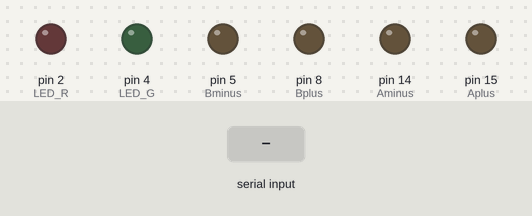
A sketch run on a simulated Arduino Leonardo, built with avr-gcc and run on an emulated ATmega32U4. On the bench: output pins drawn as LEDs (lit = HIGH). The inputs (shaded band) are chosen by the test bench.

Above: at 1.2 s.
1.3 s: "1" received over the second serial link
At 3.1 s:
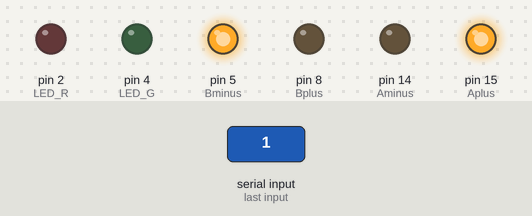
4.3 s: "0" received over the second serial link
At 4.55 s:
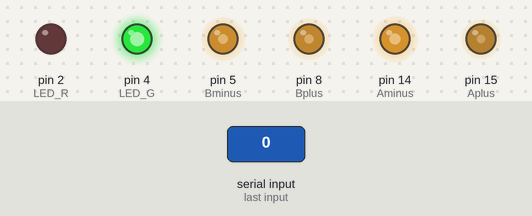
7.3 s: "2" received over the second serial link
At 8.8 s:
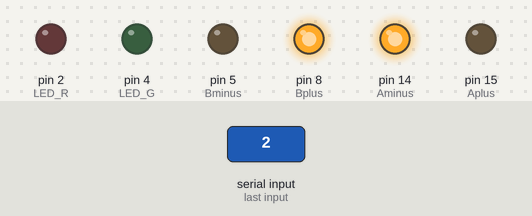
10.3 s: "1" received over the second serial link
At 11.1 s:
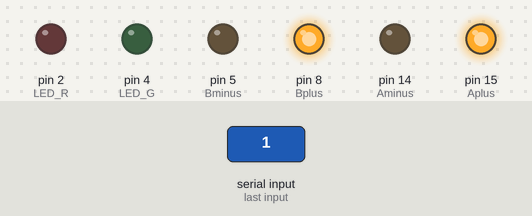
13.3 s: "0" received over the second serial link
At 13.47 s:
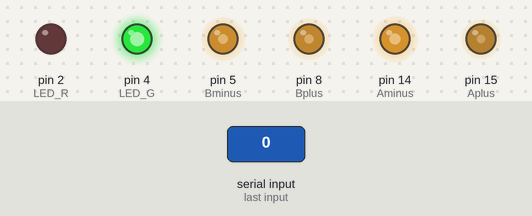
16.3 s: "2" received over the second serial link
At 18.1 s:
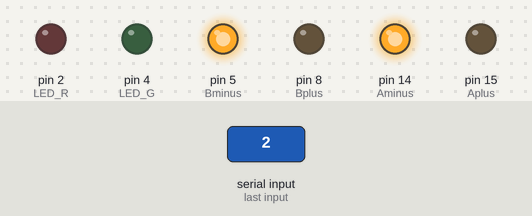
Timing chart, 0 to 19.6 s (numbered marks = the images above; inputs shaded):
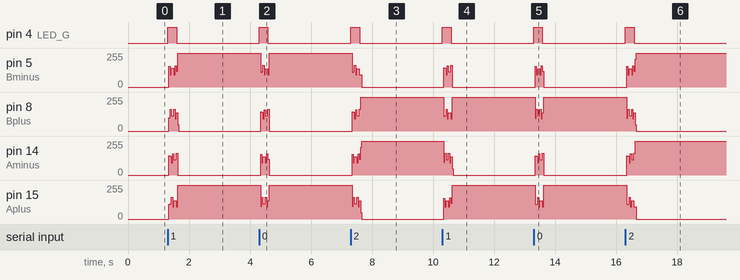

Measured:
- after the input at 1.3 s, pin 4 (LED_G): LOW → HIGH at once, → LOW 0.29 s later; pin 5 (Bminus): 0/255 → 139/255 at once, → 255/255 0.16 s later; pin 8 (Bplus): 0/255 → 116/255 at once, → 0/255 0.16 s later; pin 14 (Aminus): 0/255 → 116/255 at once, → 0/255 0.24 s later; pin 15 (Aplus): 0/255 → 138/255 at once, → 255/255 0.24 s later
- after the input at 4.3 s, pin 4 (LED_G): LOW → HIGH at once, → LOW 0.28 s later; pin 5 (Bminus): 255/255 → 138/255 at once, → 255/255 0.24 s later; pin 8 (Bplus): 0/255 → 116/255 at once, → 0/255 0.24 s later; pin 14 (Aminus): 0/255 → 138/255 at once, → 0/255 0.16 s later; pin 15 (Aplus): 255/255 → 116/255 at once, → 255/255 0.16 s later
- after the input at 7.3 s, pin 4 (LED_G): LOW → HIGH at once, → LOW 0.30 s later; pin 5 (Bminus): 255/255 → 138/255 at once, → 93/255 0.24 s later, → 0/255 0.08 s later
- after the input at 10.3 s, pin 4 (LED_G): LOW → HIGH at once, → LOW 0.29 s later; pin 5 (Bminus): 0/255 → 116/255 at once, → 0/255 0.24 s later; pin 8 (Bplus): 255/255 → 138/255 at once, → 255/255 0.24 s later; pin 14 (Aminus): 255/255 → 116/255 at once, → 0/255 0.16 s later; pin 15 (Aplus): 0/255 → 138/255 at once, → 255/255 0.16 s later
- after the input at 13.3 s, pin 4 (LED_G): LOW → HIGH at once, → LOW 0.28 s later; pin 5 (Bminus): 0/255 → 138/255 at once, → 0/255 0.16 s later
- after the input at 16.3 s, pin 4 (LED_G): LOW → HIGH at once, → LOW 0.30 s later; pin 5 (Bminus): 0/255 → 138/255 at once, → 255/255 0.16 s later

The sketch:

samd11_stepper_2_USART.ino
```cpp
/*
Stepper program.  USART sends number of steps.  Steps at a constant rate.
*/
int Aplus = 15;
int Aminus = 14;
int Bplus = 8;
int Bminus = 5;
int LED_G = 4;
int LED_R = 2;

uint8_t step_num = 1;
uint16_t step_count = 0;
uint8_t pulse_count = 0;

void setup() {
  Serial1.begin(9600);
  pinMode(Aplus, OUTPUT);
  pinMode(Aminus, OUTPUT);
  pinMode(Bplus, OUTPUT);
  pinMode(Bminus, OUTPUT);
  pinMode(LED_G, OUTPUT);
  pinMode(LED_R, OUTPUT);
}

void pulse_0(){
  digitalWrite(Aplus,HIGH);
  digitalWrite(Bplus,HIGH);
}

void pulse_1(){
  digitalWrite(Aminus,HIGH);
  digitalWrite(Bplus,HIGH);
}

void pulse_2(){
  digitalWrite(Aminus,HIGH);
  digitalWrite(Bminus,HIGH);
}

void pulse_3(){
  digitalWrite(Aplus,HIGH);
  digitalWrite(Bminus,HIGH);
}

void all_off() {
  digitalWrite(Aplus,LOW);
  digitalWrite(Aminus,LOW);
  digitalWrite(Bplus,LOW);
  digitalWrite(Bminus,LOW);
}

void loop() {

  while (!Serial1.available()){
  }
  digitalWrite(LED_G, HIGH);

  step_num =  Serial1.read();

  for(int i=0; i<step_num; i++){
    step_count--;    //NEXT, do a conditional dependent on direction bit and -- or ++.
    pulse_count = step_count%4;

    Serial1.println(step_count);    //keep track of overall step_count,  16 bit unsigned integer.

    all_off();
    delayMicroseconds(10);

    if (pulse_count == 0) pulse_0();
    if (pulse_count == 1) pulse_1();
    if (pulse_count == 2) pulse_2();
    if (pulse_count == 3) pulse_3();

    delayMicroseconds(100);      //microseconds
    }

    digitalWrite(LED_G, LOW);
 }
```
